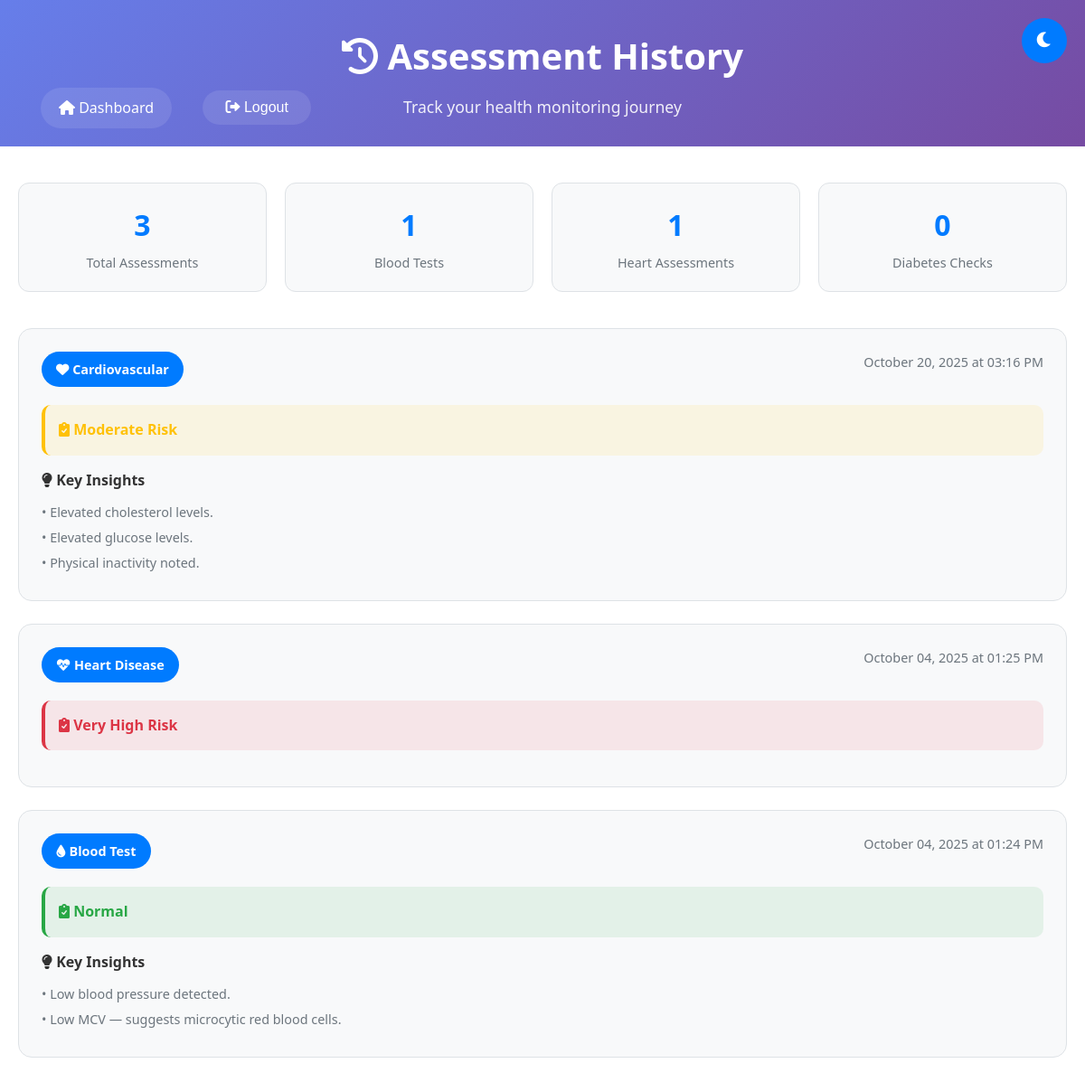
The page /history (signed in) on the database its author committed.
### models.py (models this page shows, shortened)
class Assessment(db.Model):
    id = db.Column(db.Integer, primary_key=True)
    user_id = db.Column(db.Integer, db.ForeignKey('user.id'), nullable=False)
    assessment_type = db.Column(db.String(50), nullable=False)  # blood, heart, diabetes, cardio
    input_data = db.Column(db.Text, nullable=False)  # JSON string of form data
    prediction = db.Column(db.String(255), nullable=False)
    insights = db.Column(db.Text)  # JSON string of insights/notes
    created_at = db.Column(db.DateTime, default=datetime.utcnow)
    def get_insights(self):
        try:
            return json.loads(self.insights) if self.insights else []
        except:
            return []

### app.py (the view)
@app.route("/history")
def history():
    if not session.get("logged_in"):
        return redirect("/login")
    user_id = session.get("user_id")
    if not user_id:
        return redirect("/login")
    assessments = Assessment.query.filter_by(user_id=user_id).order_by(Assessment.created_at.desc()).limit(20).all()
    return render_template("history.html", assessments=assessments)

### templates/history.html (shortened to what this page needs)
<!DOCTYPE html>
<html lang="en">
<head>
    <link rel="stylesheet" href="https://cdnjs.cloudflare.com/ajax/libs/font-awesome/6.0.0/css/all.min.css">
</head>
<body>
    <button class="theme-toggle" onclick="toggleTheme()">
        <i class="fas fa-moon" id="theme-icon"></i>
    </button>
    <div class="header">
        <div class="nav-links">
            <a href="/"><i class="fas fa-home"></i> Dashboard</a>
            <form method="POST" action="/logout" style="display: inline; margin: 0; padding: 0; vertical-align: middle;">
                <button type="submit" class="nav-logout-btn">
                    <i class="fas fa-sign-out-alt"></i> Logout
                </button>
            </form>
        </div>
        <h1><i class="fas fa-history"></i> Assessment History</h1>
        <p>Track your health monitoring journey</p>
    </div>
    <div class="container">
        {% if assessments %}
            <div class="stats-grid">
                <div class="stat-card">
                    <span class="stat-number">{{ assessments|length }}</span>
                    <div class="stat-label">Total Assessments</div>
                </div>
                <div class="stat-card">
                    <span class="stat-number">{{ assessments|selectattr('assessment_type', 'equalto', 'blood')|list|length }}</span>
                    <div class="stat-label">Blood Tests</div>
                </div>
                <div class="stat-card">
                    <span class="stat-number">{{ assessments|selectattr('assessment_type', 'equalto', 'heart')|list|length }}</span>
                    <div class="stat-label">Heart Assessments</div>
                </div>
                <div class="stat-card">
                    <span class="stat-number">{{ assessments|selectattr('assessment_type', 'equalto', 'diabetes')|list|length }}</span>
                    <div class="stat-label">Diabetes Checks</div>
                </div>
            </div>
            <div class="history-grid">
                {% for assessment in assessments %}
                    <div class="assessment-card">
                        <div class="assessment-header">
                            <div class="assessment-type">
                                {% if assessment.assessment_type == 'blood' %}
                                    <i class="fas fa-tint"></i> Blood Test
                                {% elif assessment.assessment_type == 'heart' %}
                                    <i class="fas fa-heartbeat"></i> Heart Disease
                                {% elif assessment.assessment_type == 'diabetes' %}
                                    <i class="fas fa-prescription-bottle-alt"></i> Diabetes
                                {% elif assessment.assessment_type == 'cardio' %}
                                    <i class="fas fa-heart"></i> Cardiovascular
                                {% endif %}
                            </div>
                            <div class="assessment-date">
                                {{ assessment.created_at.strftime('%B %d, %Y at %I:%M %p') }}
                            </div>
                        </div>
                        <div class="assessment-result {% if 'low' in assessment.prediction.lower() or 'normal' in assessment.prediction.lower() %}result-normal{% elif 'high' in assessment.prediction.lower() %}result-danger{% else %}result-warning{% endif %}">
                            <i class="fas fa-clipboard-check"></i>
                            {{ assessment.prediction }}
                        </div>
                        {% if assessment.get_insights() %}
                            <div class="insights-preview">
                                <h4><i class="fas fa-lightbulb"></i> Key Insights</h4>
                                <ul class="insights-list">
                                    {% for insight in assessment.get_insights()[:3] %}
                                        <li>• {{ insight }}</li>
                                    {% endfor %}
                                </ul>
                            </div>
                        {% endif %}
                    </div>
                {% endfor %}
            </div>
        {% endif %}
    </div>
</body>
</html>

### templates/history.html (style rules this page uses)
:root { --primary-color: #007bff; --primary-dark: #0056b3; --success-color: #28a745; --danger-color: #dc3545; --warning-color: #ffc107; --info-color: #17a2b8; --light-color: #f8f9fa; --dark-color: #343a40; --text-color: #333; --bg-color: #ffffff; --border-color: #dee2e6; --secondary-color: #6c757d; }
* { margin: 0; padding: 0; box-sizing: border-box; }
body { font-family: 'Segoe UI', Tahoma, Geneva, Verdana, sans-serif; line-height: 1.6; color: var(--text-color); background: var(--bg-color); min-height: 100vh; transition: all 0.3s ease; }
.header { background: linear-gradient(135deg, #667eea 0%, #764ba2 100%); color: white; padding: 30px 0; text-align: center; position: relative; }
.header h1 { font-size: 2.5rem; margin-bottom: 10px; }
.header p { font-size: 1.1rem; opacity: 0.9; }
.nav-links { position: absolute; bottom: 20px; left: 30px; }
.nav-links a { color: white; text-decoration: none; margin: 0 15px; padding: 10px 20px; border-radius: 25px; background: rgba(255, 255, 255, 0.1); transition: all 0.3s ease; display: inline-block; min-width: 120px; text-align: center; }
.nav-logout-btn { color: white; text-decoration: none; margin: 0 15px; padding: 10px 20px; border-radius: 25px; background: rgba(255, 255, 255, 0.1); transition: all 0.3s ease; border: none; cursor: pointer; font-size: inherit; min-width: 120px; text-align: center; display: inline-block; }
.nav-links a, .nav-logout-btn { vertical-align: middle; }
.container { max-width: 1200px; margin: 40px auto; padding: 0 20px; }
.history-grid { display: grid; gap: 25px; margin-top: 30px; }
.assessment-card { background: var(--light-color); border: 1px solid var(--border-color); border-radius: 15px; padding: 25px; transition: all 0.3s ease; position: relative; overflow: hidden; }
.assessment-header { display: flex; justify-content: space-between; align-items: flex-start; margin-bottom: 20px; }
.assessment-type { background: var(--primary-color); color: white; padding: 8px 16px; border-radius: 20px; font-size: 0.9rem; font-weight: 600; text-transform: capitalize; }
.assessment-date { color: var(--secondary-color); font-size: 0.9rem; }
.assessment-result { margin: 15px 0; padding: 15px; border-radius: 10px; font-weight: 600; }
.result-normal { background: rgba(40, 167, 69, 0.1); color: var(--success-color); border-left: 4px solid var(--success-color); }
.result-warning { background: rgba(255, 193, 7, 0.1); color: var(--warning-color); border-left: 4px solid var(--warning-color); }
.result-danger { background: rgba(220, 53, 69, 0.1); color: var(--danger-color); border-left: 4px solid var(--danger-color); }
.insights-preview { margin-top: 15px; }
.insights-preview h4 { color: var(--text-color); margin-bottom: 10px; font-size: 1rem; }
.insights-list { list-style: none; max-height: 100px; overflow: hidden; position: relative; }
.insights-list li { margin-bottom: 5px; color: var(--secondary-color); font-size: 0.9rem; }
.stats-grid { display: grid; grid-template-columns: repeat(auto-fit, minmax(250px, 1fr)); gap: 20px; margin-bottom: 40px; }
.stat-card { background: var(--light-color); padding: 20px; border-radius: 12px; text-align: center; border: 1px solid var(--border-color); }
.stat-number { font-size: 2rem; font-weight: 700; color: var(--primary-color); display: block; }
.stat-label { color: var(--secondary-color); font-size: 0.9rem; margin-top: 5px; }
.theme-toggle { position: fixed; top: 20px; right: 20px; background: var(--primary-color); color: white; border: none; border-radius: 50%; width: 50px; height: 50px; cursor: pointer; font-size: 1.2rem; transition: all 0.3s ease; z-index: 1000; }

### rows shown on the page
Assessment: assessment_type "cardio" (drawn), created_at "October 20, 2025 at 03:16 PM", prediction "Moderate Risk", 3 "Elevated cholesterol levels." "Elevated glucose levels." "Physical inactivity noted."
Assessment: assessment_type "heart" (drawn), created_at "October 04, 2025 at 01:25 PM", prediction "Very High Risk"
Assessment: assessment_type "blood" (drawn), created_at "October 04, 2025 at 01:24 PM", prediction "Normal", 3 "Low blood pressure detected." "Low MCV — suggests microcytic red blood cells."

### other values the page prints
{{ assessments|length }} "3"
